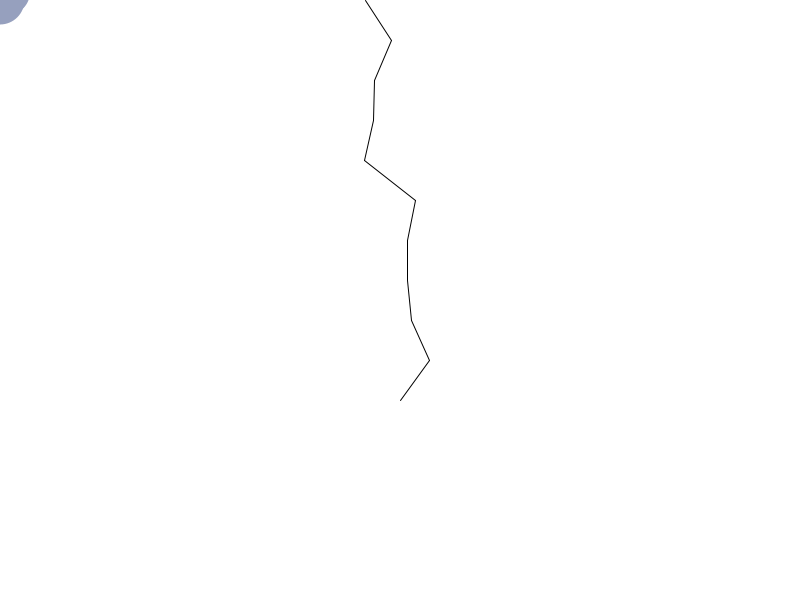
Frame 1 (no input)
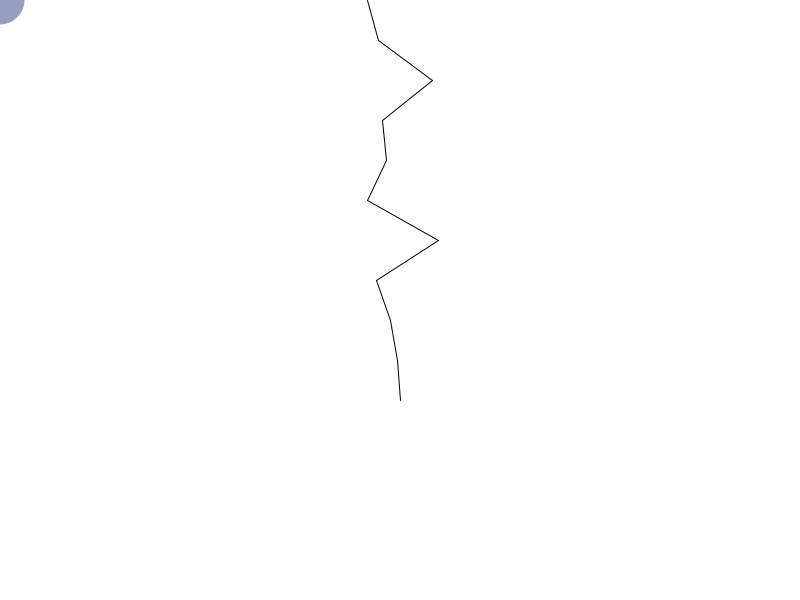
Frame 60 (the mouse pressed at the canvas centre just before this capture)
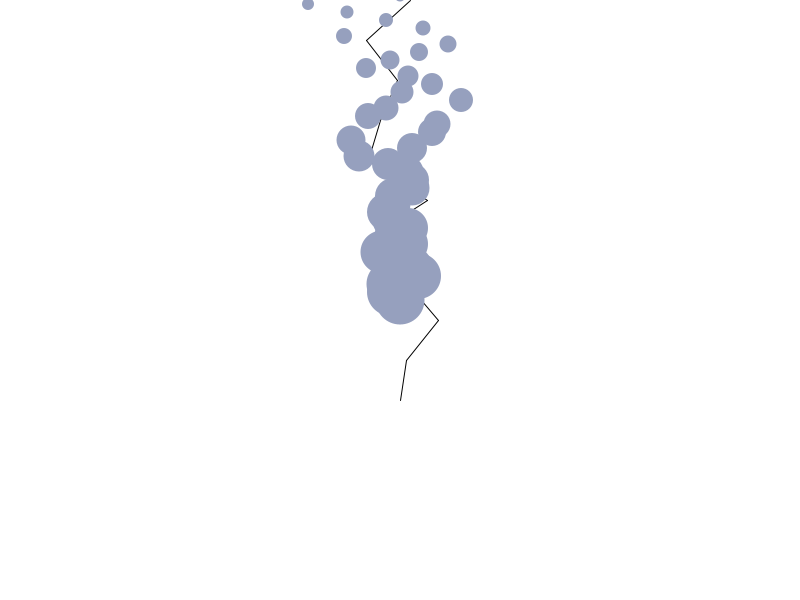
Frame 120 (the mouse held since frame 60 and released just before this capture)

The Processing sketch that drew these frames (run headless with seeded random() and noise(); from frame 60 on, the mouse is pressed at the canvas centre):

// Processing sketch: processing_166914
// ── processing_166914.pde

int[] xpos = new int[50];
int[] ypos = new int[50];
float[] x = new float[11];
float[] y = new float[11];
 
void setup(){
  size(800,600);
  smooth();
  
  for(int i = 0; i < x.length; i++){
    x[i]= width/2 ;
    y[i] = i*40;
  }
 
  for(int i = 0; i < 50; i++){
    xpos[i] = 0;
    ypos[i] = 0;
  }
  //noCursor();
}
 
void draw(){
  background(255);
  stroke(0);
  for(int i = 0; i < 49; i++){
    xpos[i] = xpos[i+1];
    ypos[i] = ypos[i+1];
    ypos[i]-=8;
    xpos[i]+=random(-10,10);
  }
  
  
  for(int i = 0; i < 10; i++){
    x[i]= width/2 + random(-40,40);
  }
  
   for(int i = 0; i < y.length-1; i++){
    line(x[i], y[i], x[i+1], y[i+1]);
  }
  
 
  xpos[xpos.length-1] = mouseX;
  ypos[ypos.length-1] = mouseY;
 
  for(int i = 0; i < 50; i++){
    noStroke();
    fill(150, 160,190);
    ellipse(xpos[i], ypos[i], i, i);
    
  }
}
